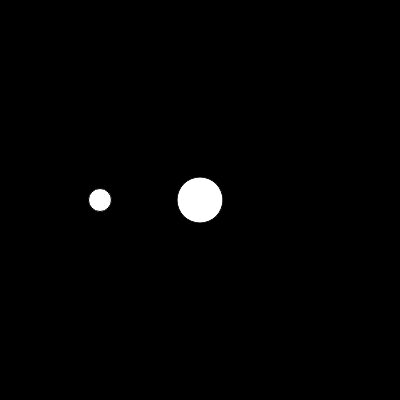
Frame 1 (no input)
Frame 60 (no input): identical to frame 1, image omitted
Frame 120 (the mouse pressed at the canvas centre since frame 60): identical to frame 1, image omitted

The p5.js sketch that drew this single still picture (run headless with seeded random() and noise() and a simulated clock; from frame 60 on, the mouse is pressed at the canvas centre):

// p5.js sketch
// ── sketch.js
var nums = [100, 25, 46, 72];
var num =23;

function setup() {
  createCanvas (400, 400);
}

function draw() {
  background (0);
  ellipse (100, 200, num, num);
  ellipse (200, 200, nums[2], nums[2]);
}
